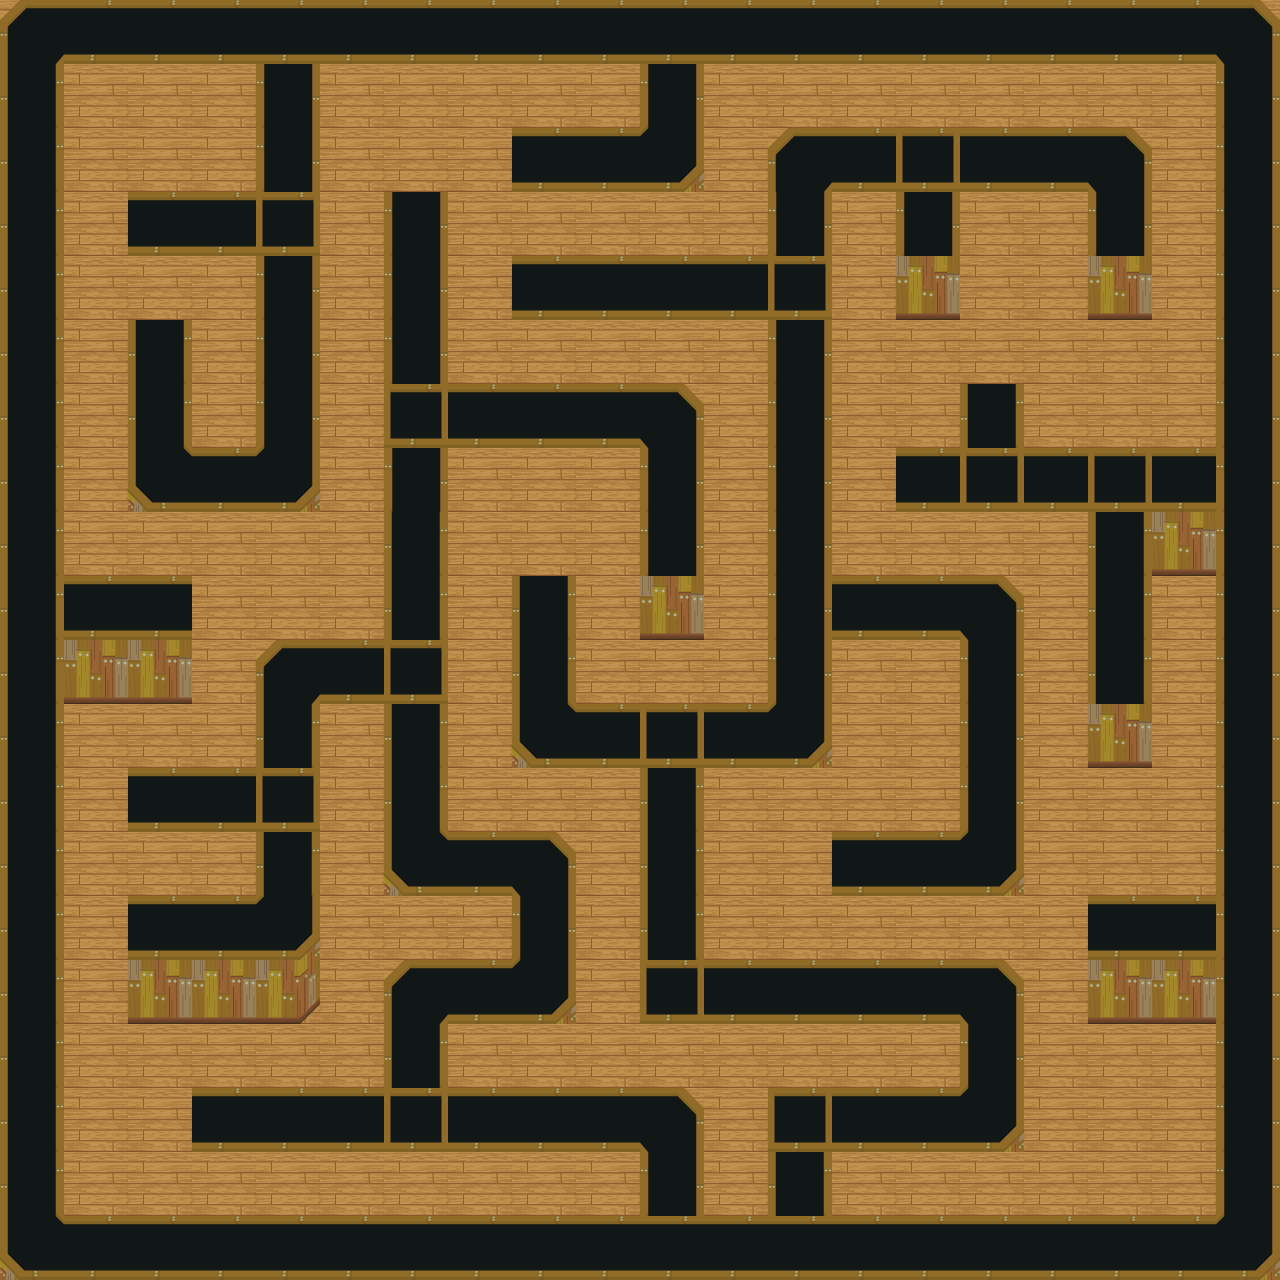

Rendered tile map (Tiled .tmx) drawn with the repository's tilesets; below, a short description and the map source with its tile grids summarised:
An orthogonal 20x20 tile map with 64x64 px tiles, 2 tile layers (BackGround, Tile), 1 image layer.

<map version="1.0" orientation="orthogonal" width="20" height="20" tilewidth="64" tileheight="64">
 <tileset firstgid="1" name="TileSetTeste" tilewidth="64" tileheight="64">
  <image source="TileSetTeste.png" width="192" height="448" />
 </tileset>
 <layer name="BackGround" width="20" height="20">
  <data>[400 cells, 400 non-empty, 1 distinct tile ids]</data>
 </layer>
 <imagelayer name="Back" width="0" height="0">
  <image source="map18.png" />
 </imagelayer>
 <layer name="Tile" width="20" height="20">
  <data>[400 cells, 212 non-empty, 10 distinct tile ids]</data>
 </layer>
</map>
